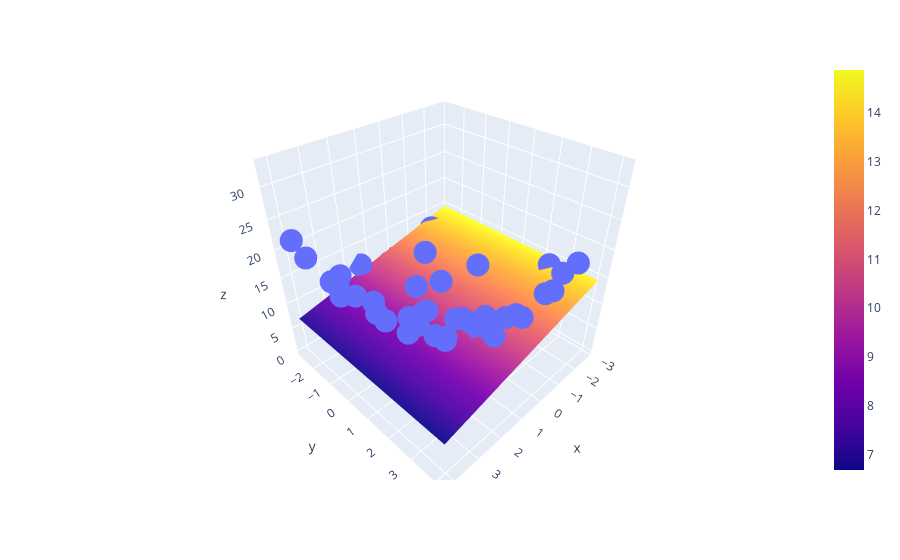

Notebook code for this chart:
### Code cell
import plotly.graph_objects as go

fig = px.scatter_3d(df, x=x.ravel(), y=y.ravel(), z=z.ravel())

fig.add_trace(go.Surface(x = x_input, y = y_input, z = z_final))

fig.show()
